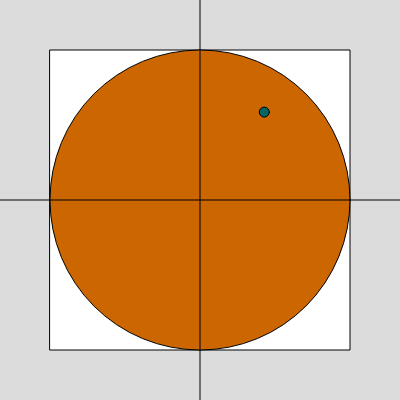
Frame 1 (no input)
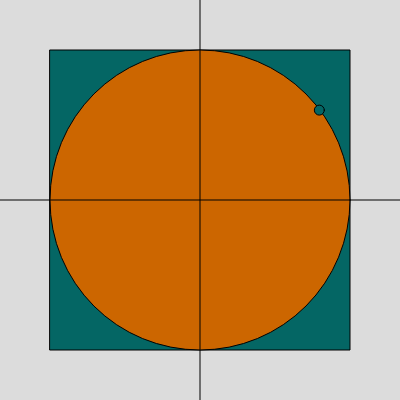
Frame 60 (no input)
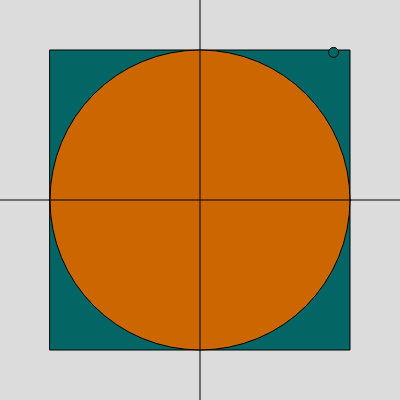
Frame 120 (the mouse pressed at the canvas centre since frame 60)

The p5.js sketch that drew these frames (run headless with seeded random() and noise() and a simulated clock; from frame 60 on, the mouse is pressed at the canvas centre):

// p5.js sketch
// ── sketch.js
let n = 100000;
let AC=0;
let Tot=0;
function setup() {
  createCanvas(400, 400);
}

function draw() {
  background(220);
  rect(50,50,300,300);
  fill(204, 102, 0);
  circle(width/2,height/2,300);
  fill(4, 102, 100);
  line(200,0,200,400);
  line(0,200,400,200);
  if(n>0){
  shot (n);
  n--;
  } 
    print((AC*300*300)/(Tot*150^2));
}

function shot(n){
  var x = random(50, 350);
  var y = random(50, 350);
  circle(x, y, 10);
  Tot++;
  if((pow(x-width/2,2)+pow(y-height/2,2))<=pow(150,2)){
     AC++;
  }
}
